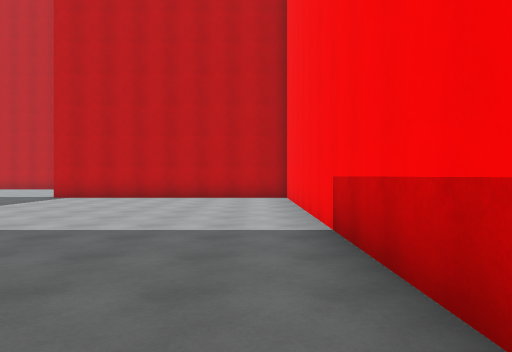
[1] (above)

23 first-person views from a walk through a scene from a Unity 3-D project. The camera is 1.4 m above the floor, looks level and sees 70° across. The floor is counted in squares, 2 m on a side. Each view is taken from the middle of a square. On the plan, view 1 faces up. The plan holds only what a view shows up to about 11 squares ahead; the rest is blank. The place goes on beyond the plan. The player character is not drawn.

[2]
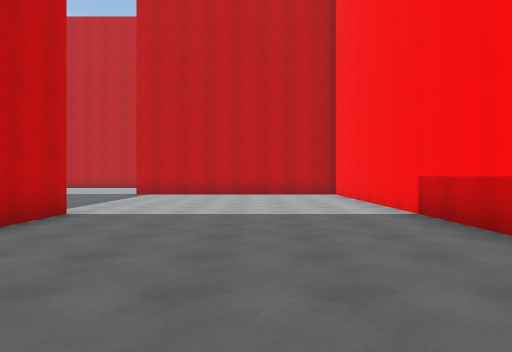

[3]
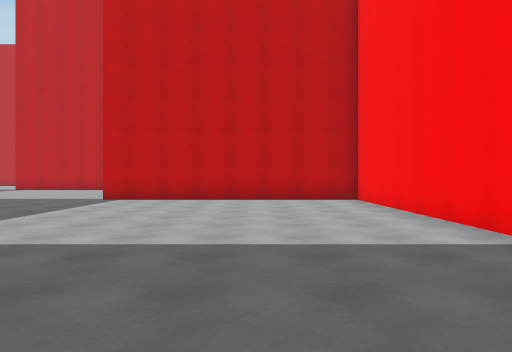

[4]
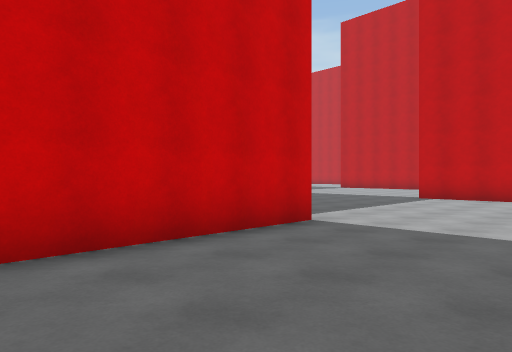

[5]
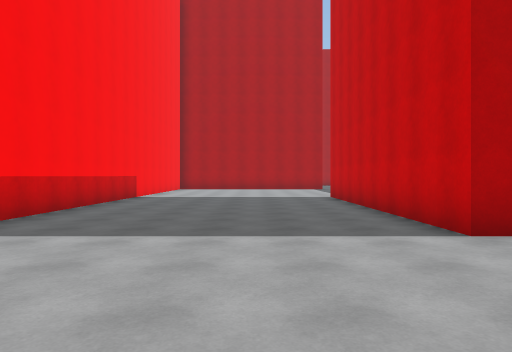

[6]
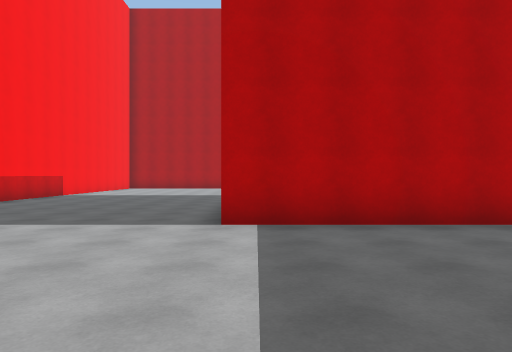

[7]
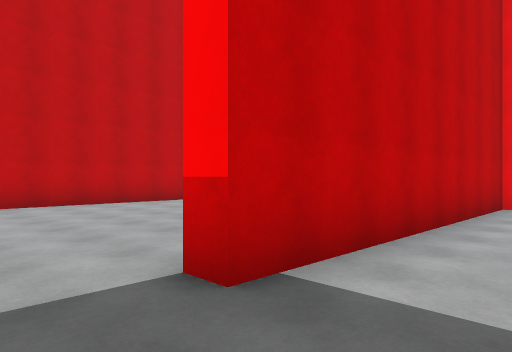

[8]
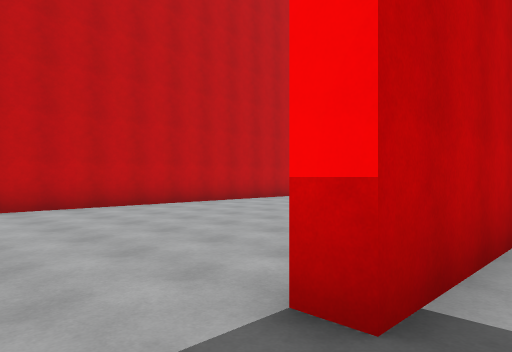

[9]
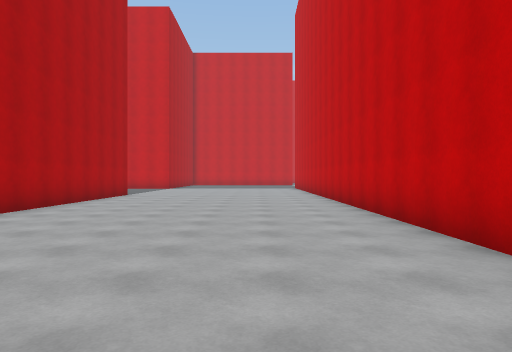

[10]
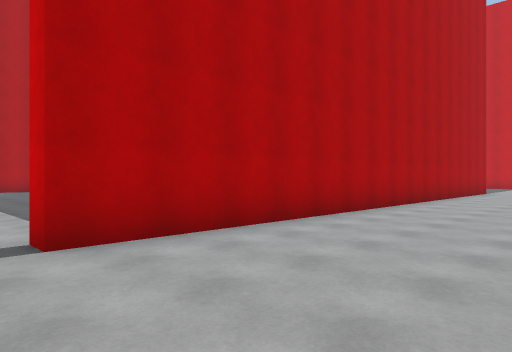

[11]
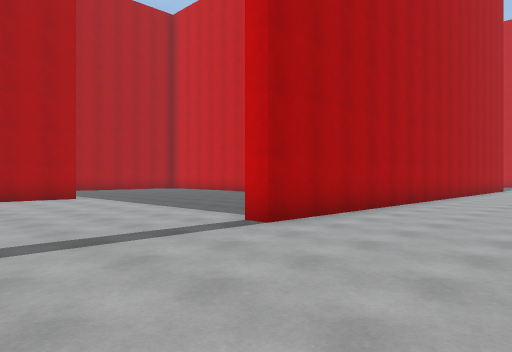

[12]
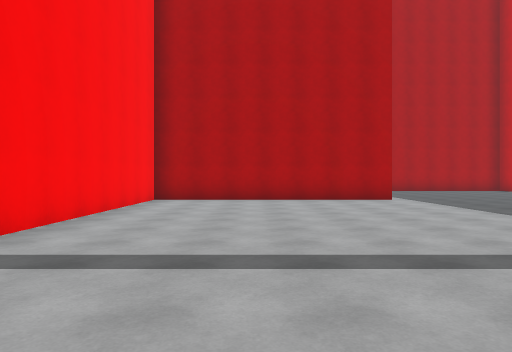

[13]
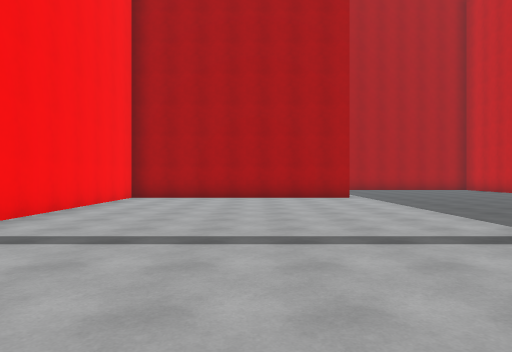

[14]
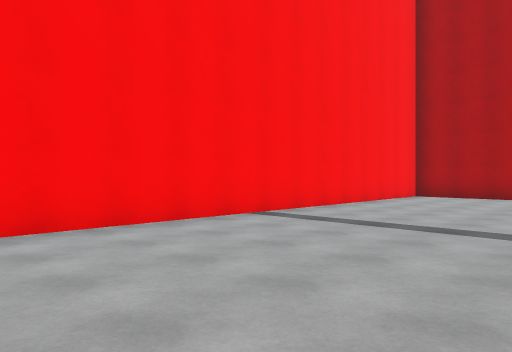

[15]
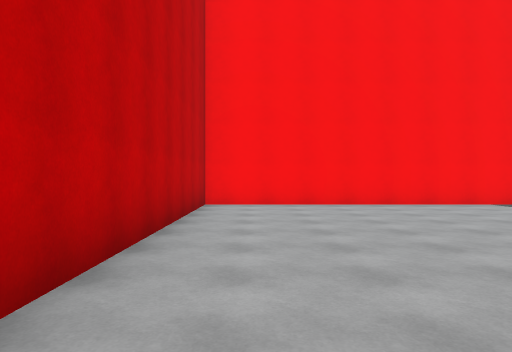

[16]
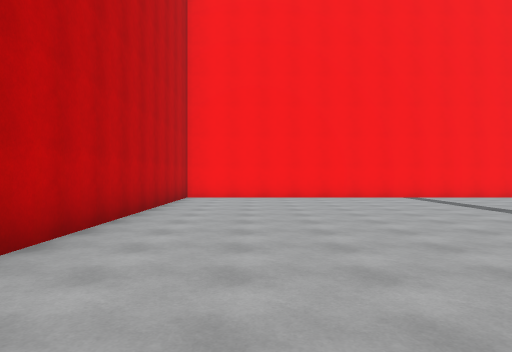

[17]
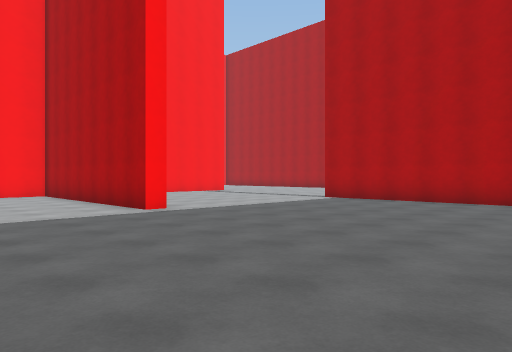

[18]
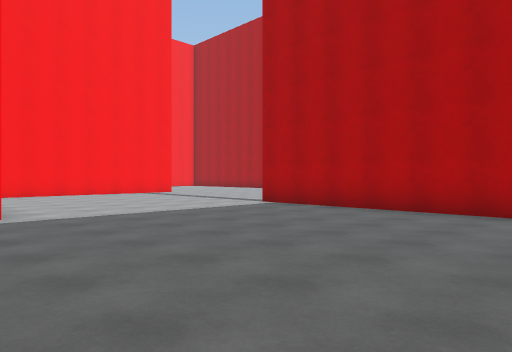

[19]
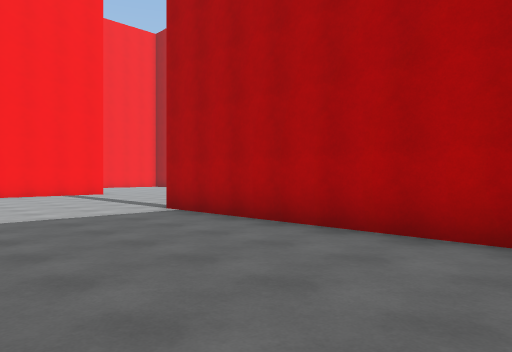

[20]
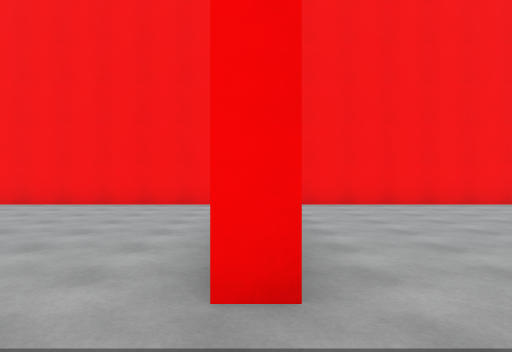

[21]
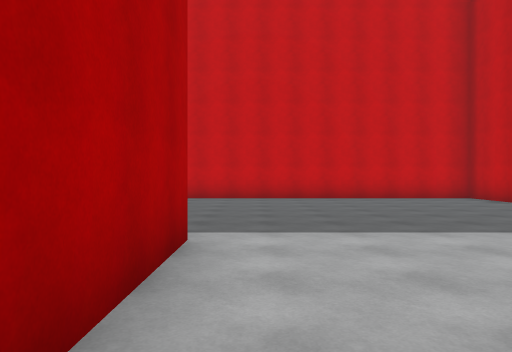

[22]
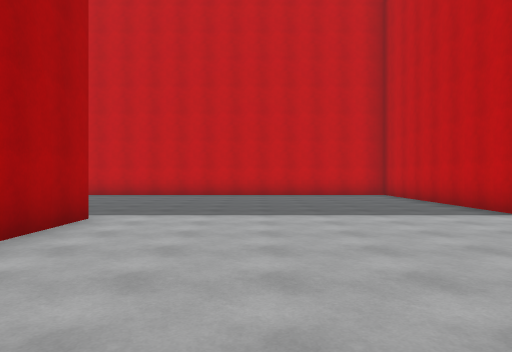

[23]
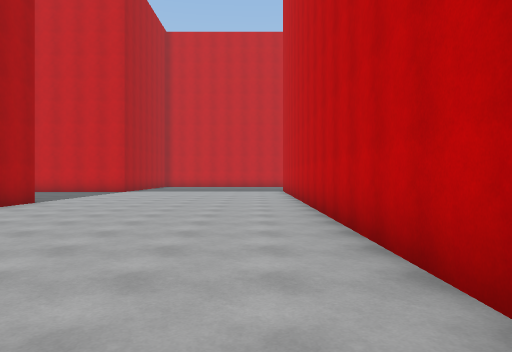

### Floor plan
Points are (right, up) in squares from view 1. A wall is a line through its corners. A room is listed if a view was taken in it or the views show most of it. See-through windows are left out.
Room 1 (views 1, 2, 3, 4, 5, 6, 7, 8)
walls: (-8.5, 4.7) (-5.5, 4.7) (-5.5, -2); (1, -2) (1, 11.7) (-6.5, 11.7)
ways out: opening at (-7.5, 12) to room 2
Room 2 (views 9, 10, 11, 12, 13, 14, 15, 16, 17, 18, 19, 20, 21, 22, 23)
walls: (8.2, 11.7) (2, 11.7); (9, 3.6) (9, 4.3) (16, 4.3) (16, 19.2) (7.1, 19.2); (3.9, 19.2) (-7.9, 19.2); (-6.5, 11.7) (-6.5, 12.3) (9, 12.3) (9, 11.8); (2.8, -2.3) (9, -2.3); (16, -2.4) (16, 2.9)
ways out: opening at (-7.5, 12) to room 1

Where each view was taken, in squares from view 1:
view 1: 0 up, 0 right, facing up
view 2: 2 down, 2 left, facing up
view 3: 1 up, 2 left, facing up
view 4: 0 up, 2 left, facing up-left
view 5: 9 up, 3 left, facing down
view 6: 10 up, 6 left, facing down
view 7: 10 up, 8 left, facing up-right
view 8: 11 up, 8 left, facing up-right
view 9: 17 up, 7 right, facing left
view 10: 16 up, 10 right, facing down-left
view 11: 16 up, 13 right, facing down-left
view 12: 15 up, 13 right, facing down
view 13: 16 up, 12 right, facing down
view 14: 17 up, 11 right, facing down-right
view 15: 18 up, 7 right, facing right
view 16: 17 up, 4 right, facing right
view 17: 8 up, 2 right, facing down-right
view 18: 5 up, 2 right, facing down-right
view 19: 2 up, 2 right, facing down-right
view 20: 4 up, 7 right, facing right
view 21: 5 up, 13 right, facing left
view 22: 7 up, 15 right, facing left
view 23: 18 up, 3 right, facing left
